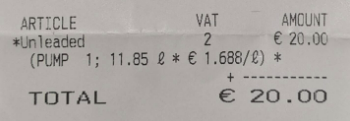
#> input picture Backend/OCR_Jupyter/images/reciepts/ss.png, 350 x 121 px, found by its file name
$ jupyter execute --allow-errors ocr.ipynb
#> lines starting #> are read from the running program, lines starting #| are printed output that depends on the picture; after the words box and inside, x2 and y2 are one past the last pixel; in counts of white or black regions, pixels touching at a corner belong together
[cell 1]
#! usr/bin/env python3

import cv2
import pytesseract
from matplotlib import pyplot as plt

[cell 2]
image_path = 'Reciepts/ss.png'
image = cv2.imread(image_path)
#> image is the input picture: shape (121, 350, 3); mean B, G, R 164.7, 168, 173
plt.imshow(image)
plt.axis('off')
plt.show()

[cell 3]
image = cv2.cvtColor(image, cv2.COLOR_BGR2GRAY)
#> image: shape (121, 350)
plt.imshow(image)
plt.axis('off')
plt.show()

image = cv2.threshold(image, 0, 255, cv2.THRESH_BINARY | cv2.THRESH_OTSU)[1]
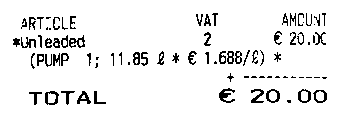
#> image: shape (121, 350); 93% white; black in thin lines or dots, all inside (x1, y1, x2, y2) = (13, 13, 327, 105)
plt.imshow(image)
plt.axis('off')
plt.show()


$ run again, with Backend/OCR_Jupyter/images/reciepts/rec1_cut.png copied over Backend/OCR_Jupyter/images/reciepts/ss.png
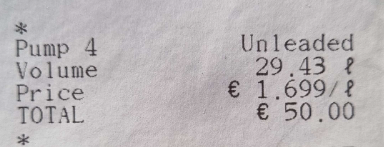
#> input picture Backend/OCR_Jupyter/images/reciepts/rec1_cut.png, 384 x 147 px, found by its file name
#> image is the input picture: shape (147, 384, 3); mean B, G, R 183.8, 181.9, 186.8
#> `image = cv2.threshold(image, 0, 255, cv2.THRESH_BINARY | cv2.THRESH_OT..`:
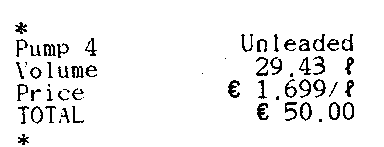
#> image: shape (147, 384); 93.9% white; black in thin lines or dots, all inside (x1, y1, x2, y2) = (15, 22, 354, 145)
